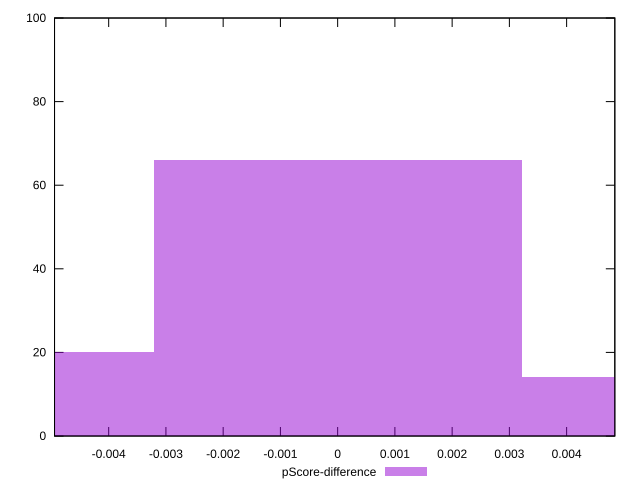

Recreate this plot in gnuplot.
reset

$pScoreDifference <<EOF
0 66
-0.006429567363231711 20
0.006429567363231711 14
EOF

set key outside below
set boxwidth 0.006429567363231711
set xrange [-0.0049459326736682185:0.004841935272901998]
set yrange [0:100]
set trange [0:100]
set style fill transparent solid 0.5 noborder
set terminal svg size 640, 490 enhanced background rgb 'white'
set output "reprap/first-meaningful-paint/samples/pages+cached+noexternal+nomedia+nocss+nojs/pScore-difference/histogram.svg"

plot $pScoreDifference title "pScore-difference" with boxes

reset
